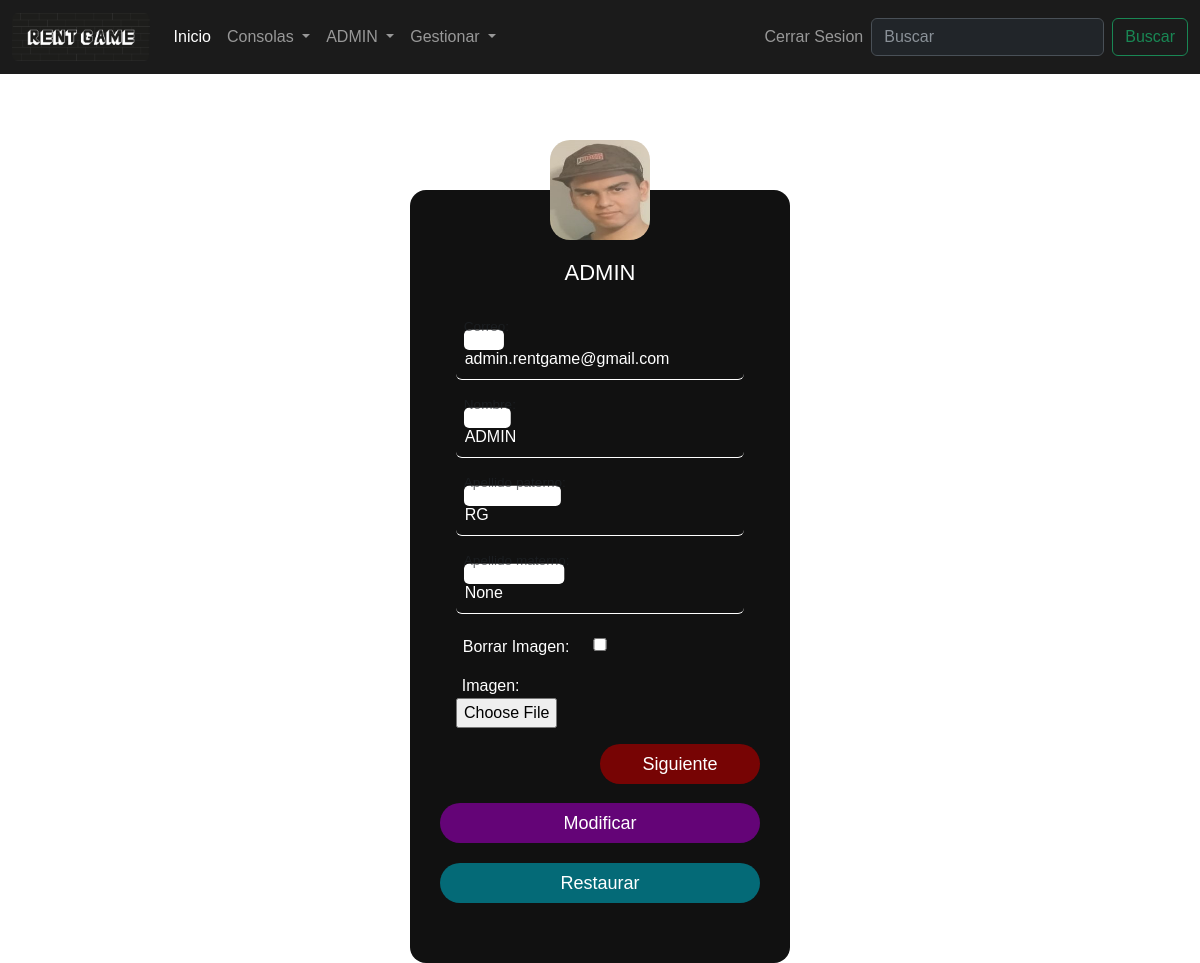
The page /RentGame/perfil/ (signed in) on the database as committed earlier.
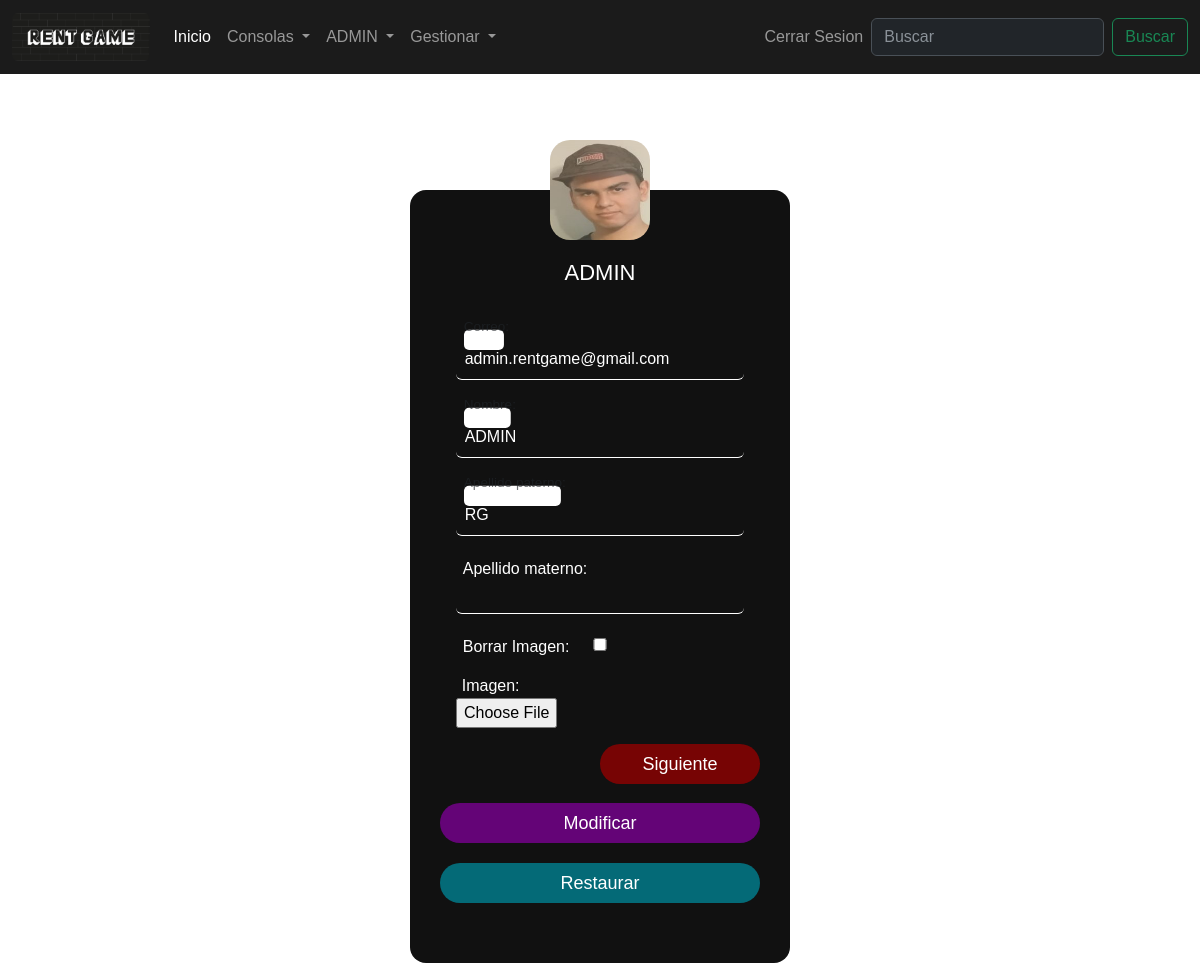
The same page on the database as committed later.
### guests/models.py (models this page shows, shortened)
class Cliente(models.Model):
    email = models.EmailField(unique=True, max_length=100,primary_key=True,verbose_name='E-mail')
    nombre = models.CharField(max_length=30,blank=False, null=False,verbose_name='Nombre')
    ap_paterno = models.CharField(max_length=30,blank=False, null=False,verbose_name='Apellido paterno')
    ap_materno = models.CharField(max_length=30,blank=True, null=True,verbose_name='Apellido materno')
    fecha_nacimiento = models.DateField(blank=False, null=False,verbose_name='Fecha nacimiento')
    id_genero = models.ForeignKey('Genero',on_delete=models.CASCADE, db_column='idGenero',verbose_name='Genero')
    telefono = models.IntegerField(blank=False, null=False,verbose_name='Telefono')
    direccion = models.CharField(max_length=50, blank=True, null=True,verbose_name='Direccion')
    imagen = models.ImageField(upload_to="clientes", null=True)

### clientes/views.py (the view, shortened to what this page needs)
# urls.py: path('perfil/', views.perfil,name='perfilCli'),
def perfil(request):
    if request.method != "POST":
        if request.user.is_authenticated:
            url='clientes/perfil.html'
            context=obtContext(request)
            return render(request,url,context)
        else:
            return redirect('indexGue')
    return redirect(to='perfilCli')

### clientes/views.py (called while the page is built)
def obtContext(req):
    context={}
    clienteTmp=Cliente()
    generos=Genero.objects.all()
    try:
        clienteTmp=Cliente.objects.get(email=req.user.email)
    except Cliente.DoesNotExist:
        print('No tengo al Cliente')
    context={'cliente': clienteTmp,'generos':generos}
    return context

### clientes/templates/clientes/perfil.html (shortened to what this page needs)
{% extends "clientes/blockGlobal/base.html" %}
{% load static %}
{% block cssRG %}
  <link rel="stylesheet" href="{% static 'clientes/css/perfilStyle.css'%}">
{% endblock cssRG %}
{% block contenido %}
<section id="sectionPerfil">
  <div class="perfil_box rounded-4">
    {%if cliente.imagen %}
      <img src="{{cliente.imagen.url}}" class="avatar" alt="Avatar Image">
    {% else %}
      <img src="/media/clientes/UserStrange.jpg" class="avatar" alt="Avatar Image">
    {% endif %}
    <h2 class="titulo">{{user.username}}</h2>
    <form class="formulario" action="" enctype="multipart/form-data" method="POST" name="perfil" id="perfil">
        <div id="pageOnePerfil">
          <div class="m-3 form-floating">
            <input class="form-control" type="email" name="correo" id="correo" placeholder=" " value="{{user.email}}" readonly>
            <label for="correo">Correo:</label>
          </div>
          <div class="m-3 form-floating">
            <input class="form-control" type="text" name="nombre" id="nombre"
              placeholder=" " value="{{cliente.nombre}}">
            <label for="nombre">Nombre:</label>
          </div>
          <div class="m-3 form-floating">
            <input class="form-control" type="text" name="apPaterno" id="apPaterno"
              placeholder=" " value="{{cliente.ap_paterno}}">
            <label for="apPaterno">Apellido paterno:</label>
          </div>
          <div class="m-3 form-floating">
            <input class="form-control" type="text" name="apMaterno" id="apMaterno"
              placeholder=" " value="{{cliente.ap_materno}}">
            <label for="apMaterno">Apellido materno:</label>
          </div>
          <div class="m-3 form-floating">
            <input class="form-checkbox" type="checkbox" name="clearImg" id="clearImg">
            <label for="clearImg">Borrar Imagen:</label>
          </div>
          <div class="m-3" id="divImg">
            <label for="imagen" class="form-label">Imagen: </label>
            <input type="file" name="imagen" id="imagen" value= "{{cliente.imagen.url}}">
          </div>
          <div style="display: flex; justify-content: flex-end;">
            <button type="button" class="nextPerfil">Siguiente</button>
          </div>
        </div>
        <input type="submit" id="update-perfil" value="Modificar">
        <input type="reset" id="clean-perfil" value="Restaurar">
    </form>
  </div>
</section>
{% endblock contenido %}

### clientes/templates/clientes/blockGlobal/base.html (shortened to what this page needs)
{% load static %}
<!DOCTYPE html>
<html lang="en">
<head>
    <link href="https://cdn.jsdelivr.net/npm/bootstrap@5.3.0-alpha2/dist/css/bootstrap.min.css" rel="stylesheet"
>
    {% block cssRG %}
    {% endblock cssRG %}
</head>
<body {% block className %}{% endblock className %}>
    {% block navbar %}
        {% include "clientes/blockGlobal/navBar.html" %}
    {% endblock %}
    {% block contenido %}
    {% endblock %}
    </body>
</html>

### clientes/templates/clientes/blockGlobal/navBar.html (shortened to what this page needs)
{% load static %}
<nav class="navbar navbar-expand-lg" style="background-color: #1b1b1b ;" data-bs-theme="dark">
    <div class="container-fluid">
        <a class="navbar-brand" href="{% url 'indexGue' %}"><img src="{% static 'guests/img/Logo/RentGames/LogoB_RentGames.png' %}"
        class="card-img-top rounded-2" alt="" height="48"></a>
        <div class="collapse navbar-collapse" id="navbarSupportedContent">
        <ul class="navbar-nav me-auto mb-2 mb-lg-0">
            <li class="nav-item">
            <a class="nav-link active" aria-current="page" href="{% url 'indexGue' %}">Inicio</a>
            </li>
            <li class="nav-item dropdown">
            <a class="nav-link dropdown-toggle" href="#" role="button" data-bs-toggle="dropdown" aria-expanded="false">
                Consolas
            </a>
            </li>
            {% if user.is_authenticated %}
            <li class="nav-item dropdown">
                <a class="nav-link dropdown-toggle" href="#" role="button" data-bs-toggle="dropdown" aria-expanded="false">
                    {{user.username}}
                </a>
            </li>
            {% else %}
            <li class="nav-item">
                <a class="nav-link" href="{% url 'loginGue' %}">Iniciar Sesión</a>
            </li>
            {% endif %}
            {% if user.is_superuser %}
            <li class="nav-item dropdown">
                <a class="nav-link dropdown-toggle" href="#" role="button" data-bs-toggle="dropdown" aria-expanded="false">
                    Gestionar
                </a>
            </li>
            {% endif %}
        </ul>
        {% if user.is_authenticated %}
        <ul class="navbar-nav mb-2 mb-lg-0">
            <li class="nav-item">
                <a class="nav-link" href="{% url 'logOutCli' %}">Cerrar Sesion</a>
            </li>
        </ul>
        {% endif %}
        <form class="d-flex" method="get" role="search" id="form-search">
            <input class="form-control me-2" type="search" name="search" placeholder="Buscar" aria-label="Search">
            <button class="btn btn-outline-success" type="submit">Buscar</button>
        </form>
        </div>
    </div>
</nav>

### clientes/static/clientes/css/perfilStyle.css (style rules this page uses)
body { margin: 0; padding: 0; background-image: url('../img/Fondos/Fondo_Perfil.jpg'); background-size: cover; font-family: sans-serif; overflow: auto; }
#sectionPerfil { padding-left: 5%; padding-right: 5%; }
.perfil_box { width: 380px; height: 0%; background: #111111; color: #fff; left: 50%; position: relative; transform: translate(-50%, 15%); box-sizing: border-box; padding: 70px 30px 40px; }
.form-floating:not(.form-control:disabled)::before { width: 0px; }
.perfil_box .avatar { width: 100px; height: 100px; border-radius: 20%; position: absolute; top: -50px; left: calc(50% - 50px); }
.perfil_box h2 { margin: 0; padding: 0 0 20px; text-align: center; font-size: 22px; }
.perfil_box label { margin: 0; padding: 0; padding-left: 2%; display: block; }
.perfil_box input { width: 100%; margin-bottom: 20px; }
.perfil_box input[type="text"], .perfil_box input[type="password"], .perfil_box input[type="date"], .perfil_box input[type="number"], .perfil_box select, .perfil_box input[type="email"] { border: none; border-bottom: 1px solid #ffffff; background: transparent; outline: none; height: auto; color: #fff; font-size: 16px; padding-left: 3%; }
.perfil_box input[type="file"], .perfil_box input[type="checkbox"] { border: none; margin: 0%; background: transparent; height: auto; color: transparent; font-size: 16px; }
.perfil_box .nextPerfil, .perfil_box .backPerfil { border: none; height: 40px; width: 50%; background: #770404; color: #fff; font-size: 18px; border-radius: 20px; margin-bottom: 3px; }
.perfil_box input[type="submit"], .perfil_box input[type="reset"] { border: none; outline: none; height: 40px; background: #640477; color: #fff; font-size: 18px; border-radius: 20px; }
.perfil_box input[type="reset"] { background: #046a77; }

Rows that differ between the two databases and show on the page:
changed Cliente "ADMIN": apMaterno "None" → (not shown)
